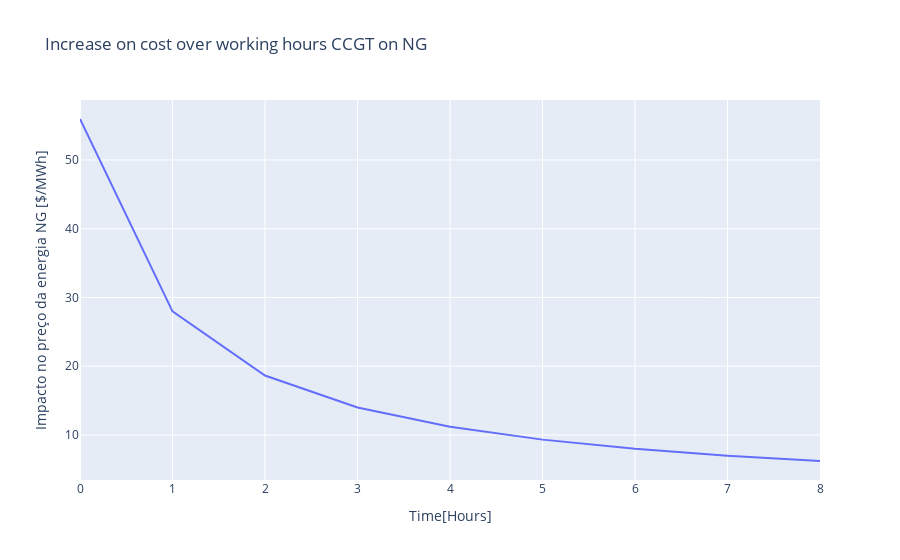

Notebook code cell kept with this figure:
### Code cell
total_natural_gas_CCGT=df2.loc[8,2]*media_day_cycles*potencia_termo
print("Total cost of a CCGT cycle on NG:",total_natural_gas_CCGT)

total_hydrogen_gas_CCGT=df2.loc[13,2]*media_day_cycles*potencia_termo
print("Total cost of a CCGT cycle on H:",total_hydrogen_gas_CCGT)

impact_over_time_ng_CCGT=[]
for i in range(1,10):
  impact_over_time_ng_CCGT.append(((df2.loc[8,2]*potencia_termo)/(potencia_termo*i)))

impact_over_time_h_CCGT=[]
for i in range(1,10):
  impact_over_time_h_CCGT.append(((df2.loc[13,2]*potencia_termo)/(potencia_termo*i)))

grafico_interativo_linha(list(range(10)),
                         impact_over_time_ng_CCGT,
                         "Time[Hours]",
                         "Impacto no preço da energia NG [$/MWh]",
                         "Increase on cost over working hours CCGT on NG")

grafico_interativo_linha(list(range(10)),
                         impact_over_time_h_CCGT,
                         "Time[Hours]",
                         "Impacto no preço da energia H [$/MWh]",
                         "Increase on cost over working hours CCGT on H")

# plt.plot(range(1,10),impact_over_time_ng_CCGT)
# plt.title("Increase on cost over working hours CCGT on NG")
# plt.xlabel("Time[Hours]")
# plt.ylabel("Impacto no preço da energia NG [$/MWh]")
# plt.show()

# plt.plot(range(1,10),impact_over_time_h_CCGT)
# plt.title("Increase on cost over working hours CCGT on H")
# plt.xlabel("Time[Hours]")
# plt.ylabel("Impacto no preço da energia H [$/MWh]")
# plt.show()

### Figure 1 — Plotly figure (JSON) as saved in the notebook; plotly's stock layout.template omitted (floating-point values rounded to 4 significant figures)
{"data": [{"mode": "lines", "name": "", "type": "scatter", "x": [0, 1, 2, 3, 4, 5, 6, 7, 8, 9], "y": [55.95, 27.98, 18.65, 13.99, 11.19, 9.326, 7.993, 6.994, 6.217]}], "layout": {"legend": {"title": {"text": "Legenda"}}, "title": {"text": "Increase on cost over working hours CCGT on NG"}, "xaxis": {"title": {"text": "Time[Hours]"}}, "yaxis": {"title": {"text": "Impacto no preço da energia NG [$/MWh]"}}}}
